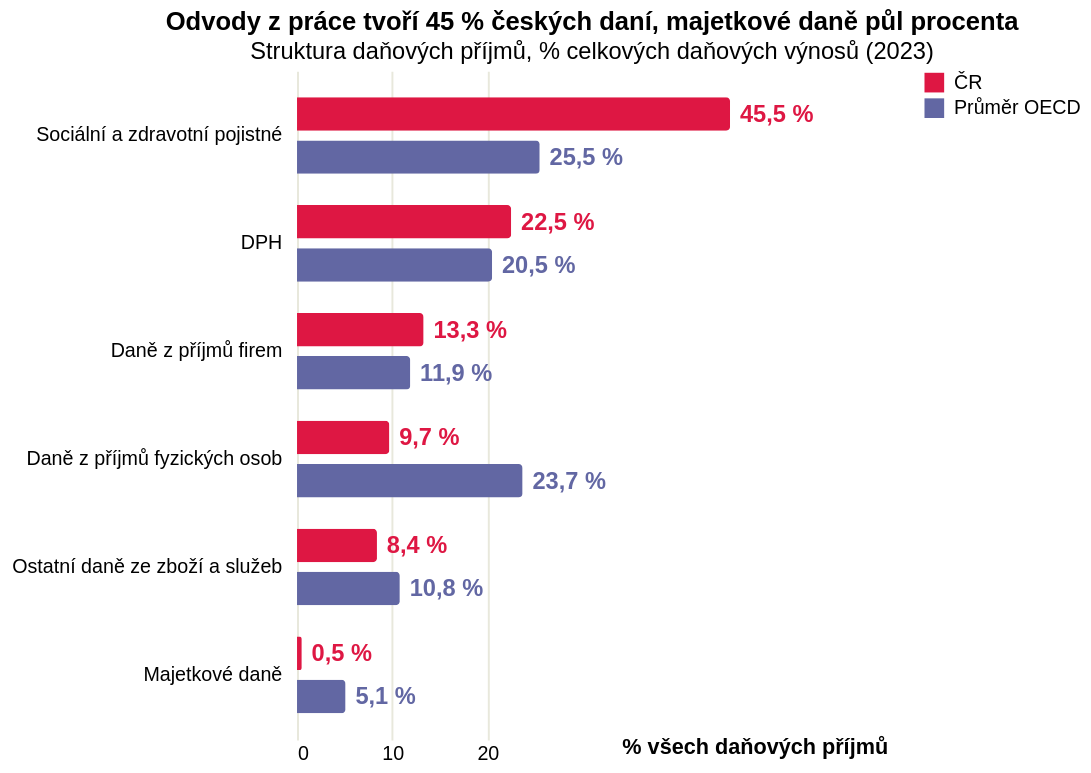

The specification (Vega-Lite) saved for this image:
### Vega-Lite specification from a JSON file in a GitHub repository (floating-point values rounded to 4 significant figures)
{"_source": "[OECD Revenue Statistics 2025: Czechia](https://www.oecd.org/content/dam/oecd/en/publications/reports/2025/12/revenue-statistics-2025-country-notes_3708be73/czechia_244d71ac/e2145d19-en.pdf), [OECD Taxing Wages 2026: Czechia](https://www.oecd.org/content/dam/oecd/en/publications/reports/2026/04/taxing-wages-2026-country-notes_491a0e97/czechia_43e03785/e5066e64-en.pdf)", "$schema": "https://vega.github.io/schema/vega-lite/v5.json", "description": "Struktura daňových příjmů ČR vs. průměr OECD: odvody z práce dominují, majetkové daně minimální (OECD Revenue Statistics 2025, data 2023)", "height": 340, "title": {"text": "Odvody z práce tvoří 45 % českých daní, majetkové daně půl procenta", "subtitle": "Struktura daňových příjmů, % celkových daňových výnosů (2023)"}, "data": {"values": [{"kat": "Sociální a zdravotní pojistné", "kdo": "ČR", "podil": 45.5, "label": "45,5 %", "poradi": 1}, {"kat": "Sociální a zdravotní pojistné", "kdo": "Průměr OECD", "podil": 25.5, "label": "25,5 %", "poradi": 1}, {"kat": "DPH", "kdo": "ČR", "podil": 22.5, "label": "22,5 %", "poradi": 2}, {"kat": "DPH", "kdo": "Průměr OECD", "podil": 20.5, "label": "20,5 %", "poradi": 2}, {"kat": "Daně z příjmů firem", "kdo": "ČR", "podil": 13.3, "label": "13,3 %", "poradi": 3}, {"kat": "Daně z příjmů firem", "kdo": "Průměr OECD", "podil": 11.9, "label": "11,9 %", "poradi": 3}, {"kat": "Daně z příjmů fyzických osob", "kdo": "ČR", "podil": 9.7, "label": "9,7 %", "poradi": 4}, {"kat": "Daně z příjmů fyzických osob", "kdo": "Průměr OECD", "podil": 23.7, "label": "23,7 %", "poradi": 4}, {"kat": "Ostatní daně ze zboží a služeb", "kdo": "ČR", "podil": 8.4, "label": "8,4 %", "poradi": 5}, {"kat": "Ostatní daně ze zboží a služeb", "kdo": "Průměr OECD", "podil": 10.8, "label": "10,8 %", "poradi": 5}, {"kat": "Majetkové daně", "kdo": "ČR", "podil": 0.5, "label": "0,5 %", "poradi": 6}, {"kat": "Majetkové daně", "kdo": "Průměr OECD", "podil": 5.1, "label": "5,1 %", "poradi": 6}]}, "layer": [{"params": [{"name": "serie", "select": {"type": "point", "fields": ["kdo"]}, "bind": "legend"}], "mark": {"type": "bar", "cornerRadiusEnd": 2, "height": 17}, "encoding": {"y": {"field": "kat", "type": "nominal", "title": null, "sort": ["Sociální a zdravotní pojistné", "DPH", "Daně z příjmů firem", "Daně z příjmů fyzických osob", "Ostatní daně ze zboží a služeb", "Majetkové daně"], "axis": {"domain": false, "ticks": false, "labelPadding": 8, "labelLimit": 200}}, "yOffset": {"field": "kdo", "sort": ["ČR", "Průměr OECD"]}, "x": {"field": "podil", "type": "quantitative", "title": "% všech daňových příjmů", "scale": {"domain": [0, 62]}, "axis": {"grid": true, "gridColor": "#e8e8dc", "domain": false, "ticks": false, "values": [0, 10, 20], "titleAngle": 0, "titleAnchor": "end", "titleAlign": "right", "titlePadding": -14, "titleFontWeight": "bold"}}, "color": {"field": "kdo", "type": "nominal", "scale": {"domain": ["ČR", "Průměr OECD"], "range": ["#de1743", "#6267a3"]}, "legend": {"title": null}}, "opacity": {"condition": {"param": "serie", "value": 1}, "value": 0.18}, "tooltip": [{"field": "kat", "title": "Kategorie daní"}, {"field": "kdo", "title": "Kdo"}, {"field": "label", "title": "Podíl na daňových příjmech"}]}}, {"mark": {"type": "text", "align": "left", "baseline": "middle", "dx": 5, "fontSize": 12, "fontWeight": "bold"}, "encoding": {"y": {"field": "kat", "type": "nominal", "sort": ["Sociální a zdravotní pojistné", "DPH", "Daně z příjmů firem", "Daně z příjmů fyzických osob", "Ostatní daně ze zboží a služeb", "Majetkové daně"]}, "yOffset": {"field": "kdo", "sort": ["ČR", "Průměr OECD"]}, "x": {"field": "podil", "type": "quantitative", "scale": {"domain": [0, 62]}}, "text": {"field": "label"}, "color": {"field": "kdo", "type": "nominal", "legend": null, "scale": {"domain": ["ČR", "Průměr OECD"], "range": ["#c5143c", "#4c4f8e"]}}, "opacity": {"condition": {"param": "serie", "value": 1}, "value": 0.18}}}], "config": {"view": {"stroke": "transparent"}}}
